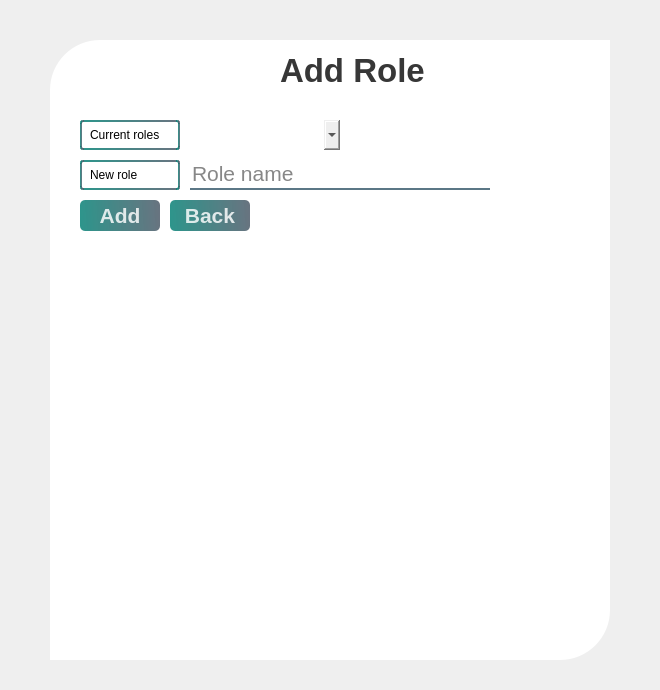
<?xml version="1.0" encoding="UTF-8"?>
<ui version="4.0">
 <class>Dialog</class>
 <widget class="QDialog" name="Dialog">
  <property name="geometry">
   <rect>
    <x>0</x>
    <y>0</y>
    <width>660</width>
    <height>690</height>
   </rect>
  </property>
  <property name="windowTitle">
   <string>Dialog</string>
  </property>
  <widget class="QWidget" name="widget" native="true">
   <property name="geometry">
    <rect>
     <x>30</x>
     <y>30</y>
     <width>600</width>
     <height>641</height>
    </rect>
   </property>
   <widget class="QLabel" name="pageTitle">
    <property name="geometry">
     <rect>
      <x>250</x>
      <y>20</y>
      <width>161</width>
      <height>40</height>
     </rect>
    </property>
    <property name="font">
     <font>
      <pointsize>25</pointsize>
      <bold>true</bold>
     </font>
    </property>
    <property name="styleSheet">
     <string notr="true">color:rgba(0, 0, 0, 200);</string>
    </property>
    <property name="text">
     <string>Add Role</string>
    </property>
   </widget>
   <widget class="QLabel" name="newRoleLabel">
    <property name="geometry">
     <rect>
      <x>50</x>
      <y>130</y>
      <width>100</width>
      <height>30</height>
     </rect>
    </property>
    <property name="styleSheet">
     <string notr="true">border: 2px solid qlineargradient(spread:pad, x1:0, y1:0.505682, x2:1, y2:0.477, stop:0 rgba(11, 131, 120, 219), stop:1 rgba(85, 98, 112, 226));
padding: 5px;
border-radius: 3px;
opacity: 200;</string>
    </property>
    <property name="text">
     <string>New role</string>
    </property>
   </widget>
   <widget class="QLineEdit" name="newRoleLine">
    <property name="geometry">
     <rect>
      <x>160</x>
      <y>130</y>
      <width>300</width>
      <height>30</height>
     </rect>
    </property>
    <property name="font">
     <font>
      <pointsize>16</pointsize>
     </font>
    </property>
    <property name="styleSheet">
     <string notr="true">background-color:rgba(0, 0, 0, 0);
border:none;
border-bottom:2px solid rgba(46, 82, 101, 200);
color:rgba(0, 0, 0, 240);
padding-bottom:1px;
</string>
    </property>
    <property name="text">
     <string/>
    </property>
    <property name="placeholderText">
     <string>Role name</string>
    </property>
   </widget>
   <widget class="QPushButton" name="addButton">
    <property name="geometry">
     <rect>
      <x>50</x>
      <y>170</y>
      <width>80</width>
      <height>31</height>
     </rect>
    </property>
    <property name="font">
     <font>
      <pointsize>16</pointsize>
      <bold>true</bold>
     </font>
    </property>
    <property name="styleSheet">
     <string notr="true">QPushButton#addButton{
	background-color: qlineargradient(spread:pad, x1:0, y1:0.505682, x2:1, y2:0.477, stop:0 rgba(11, 131, 120, 219), stop:1 rgba(85, 98, 112, 226));
	color:rgba(255, 255, 255, 210);
	border-radius:5px;
}

QPushButton#addButton:hover{
	background-color: qlineargradient(spread:pad, x1:0, y1:0.505682, x2:1, y2:0.477, stop:0 rgba(150, 123, 111, 219), stop:1 rgba(85, 81, 84, 226));
}

QPushButton#addButton:pressed{
	padding-left:5px;
	padding-top:5px;
	background-color:rgba(150, 123, 111, 255);
}</string>
    </property>
    <property name="text">
     <string>Add</string>
    </property>
   </widget>
   <widget class="QPushButton" name="backButton">
    <property name="geometry">
     <rect>
      <x>140</x>
      <y>170</y>
      <width>80</width>
      <height>31</height>
     </rect>
    </property>
    <property name="font">
     <font>
      <pointsize>16</pointsize>
      <bold>true</bold>
     </font>
    </property>
    <property name="styleSheet">
     <string notr="true">QPushButton#backButton{
	background-color: qlineargradient(spread:pad, x1:0, y1:0.505682, x2:1, y2:0.477, stop:0 rgba(11, 131, 120, 219), stop:1 rgba(85, 98, 112, 226));
	color:rgba(255, 255, 255, 210);
	border-radius:5px;
}

QPushButton#backButton:hover{
	background-color: qlineargradient(spread:pad, x1:0, y1:0.505682, x2:1, y2:0.477, stop:0 rgba(150, 123, 111, 219), stop:1 rgba(85, 81, 84, 226));
}

QPushButton#backButton:pressed{
	padding-left:5px;
	padding-top:5px;
	background-color:rgba(150, 123, 111, 255);
}</string>
    </property>
    <property name="text">
     <string>Back</string>
    </property>
   </widget>
   <widget class="QLabel" name="currentRolesLabel">
    <property name="geometry">
     <rect>
      <x>50</x>
      <y>90</y>
      <width>100</width>
      <height>30</height>
     </rect>
    </property>
    <property name="styleSheet">
     <string notr="true">border: 2px solid qlineargradient(spread:pad, x1:0, y1:0.505682, x2:1, y2:0.477, stop:0 rgba(11, 131, 120, 219), stop:1 rgba(85, 98, 112, 226));
padding: 5px;
border-radius: 3px;
opacity: 200;</string>
    </property>
    <property name="text">
     <string>Current roles</string>
    </property>
   </widget>
   <widget class="QComboBox" name="currentRolesMenu">
    <property name="geometry">
     <rect>
      <x>160</x>
      <y>90</y>
      <width>150</width>
      <height>30</height>
     </rect>
    </property>
    <property name="autoFillBackground">
     <bool>false</bool>
    </property>
    <property name="styleSheet">
     <string notr="true">border:none;
color:rgba(0, 0, 0, 240);
padding-bottom:1px;</string>
    </property>
    <property name="inputMethodHints">
     <set>Qt::ImhNone</set>
    </property>
    <property name="editable">
     <bool>false</bool>
    </property>
    <property name="currentText">
     <string/>
    </property>
   </widget>
   <widget class="QLabel" name="whiteBackground">
    <property name="geometry">
     <rect>
      <x>20</x>
      <y>10</y>
      <width>560</width>
      <height>620</height>
     </rect>
    </property>
    <property name="styleSheet">
     <string notr="true">background-color:rgba(255, 255, 255, 255);
border-top-left-radius: 50px;
border-bottom-right-radius: 50px;</string>
    </property>
    <property name="text">
     <string/>
    </property>
   </widget>
   <widget class="QLabel" name="errorLabel">
    <property name="geometry">
     <rect>
      <x>50</x>
      <y>210</y>
      <width>411</width>
      <height>16</height>
     </rect>
    </property>
    <property name="styleSheet">
     <string notr="true">color: red</string>
    </property>
    <property name="text">
     <string/>
    </property>
   </widget>
   <zorder>whiteBackground</zorder>
   <zorder>pageTitle</zorder>
   <zorder>newRoleLabel</zorder>
   <zorder>newRoleLine</zorder>
   <zorder>addButton</zorder>
   <zorder>backButton</zorder>
   <zorder>currentRolesLabel</zorder>
   <zorder>currentRolesMenu</zorder>
   <zorder>errorLabel</zorder>
  </widget>
 </widget>
 <tabstops>
  <tabstop>currentRolesMenu</tabstop>
  <tabstop>newRoleLine</tabstop>
  <tabstop>addButton</tabstop>
  <tabstop>backButton</tabstop>
 </tabstops>
 <resources/>
 <connections/>
</ui>
